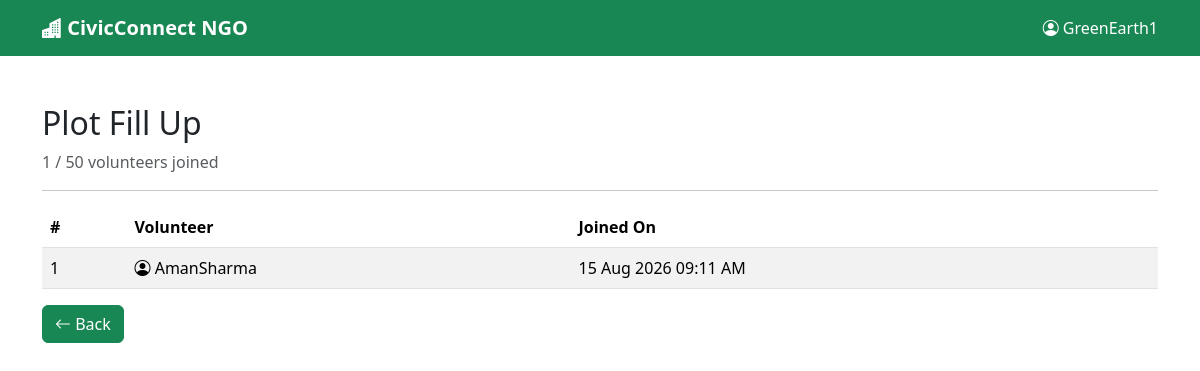
Page /view_volunteers/1 (signed in) on the committed database.
### app.py (models this page shows)
class VolunteerDrive(db.Model):
    id = db.Column(db.Integer, primary_key=True)
    title = db.Column(db.String(150), nullable=False)
    description = db.Column(db.Text, nullable=False)
    meeting_point = db.Column(db.String(200), nullable=False)
    contact = db.Column(db.String(20))
    drive_date = db.Column(db.String(30))
    drive_time = db.Column(db.String(20))
    volunteers_needed = db.Column(db.Integer)
    instructions = db.Column(db.Text)
    status = db.Column(db.String(20), default="Open")
    ngo_id = db.Column(
        db.Integer,
        db.ForeignKey("user.id")
    )

class Volunteer(db.Model):
    id = db.Column(db.Integer, primary_key=True)
    drive_id = db.Column(
        db.Integer,
        db.ForeignKey("volunteer_drive.id"),
        nullable=False
    )
    citizen_id = db.Column(
        db.Integer,
        db.ForeignKey("user.id"),
        nullable=False
    )
    joined_at = db.Column(
        db.DateTime,
        default=datetime.utcnow
    )
    citizen = db.relationship("User")
    drive = db.relationship("VolunteerDrive")

class User(db.Model):
    id = db.Column(db.Integer, primary_key=True)
    username = db.Column(db.String(100), unique=True, nullable=False)
    password = db.Column(db.String(255), nullable=False)
    role = db.Column(db.String(20), nullable=False)

### app.py (the view)
@app.route("/view_volunteers/<int:drive_id>")
def view_volunteers(drive_id):
    if "logged_in" not in session:
        return redirect(url_for("landing"))
    if session["role"] != "ngo":
        return redirect(url_for("dashboard"))
    drive = VolunteerDrive.query.get_or_404(drive_id)
    if drive.ngo_id != session["user_id"]:
        return redirect(url_for("volunteer_drives"))
    volunteers = Volunteer.query.filter_by(
        drive_id=drive.id
    ).order_by(
        Volunteer.joined_at.desc()
    ).all()
    return render_template(
        "ngo/view_volunteers.html",
        drive=drive,
        volunteers=volunteers,
        username=session["username"]
    )

### templates/ngo/view_volunteers.html (shortened to what this page needs)
<!DOCTYPE html>
<html lang="en">
<head>
<link href="https://cdn.jsdelivr.net/npm/bootstrap@5.3.3/dist/css/bootstrap.min.css" rel="stylesheet">
<link href="https://cdn.jsdelivr.net/npm/bootstrap-icons@1.11.3/font/bootstrap-icons.css" rel="stylesheet">
</head>
<body>
<nav class="navbar navbar-expand-lg navbar-dark bg-success">
<div class="container">
<a class="navbar-brand fw-bold" href="{{ url_for('dashboard') }}">
<i class="bi bi-buildings-fill"></i>
CivicConnect NGO
</a>
<span class="text-white">
<i class="bi bi-person-circle"></i>
{{ username }}
</span>
</div>
</nav>
<div class="container py-5">
<h2>{{ drive.title }}</h2>
<p class="text-muted">
{{ volunteers|length }} / {{ drive.volunteers_needed }} volunteers joined
</p>
<hr>
{% if volunteers %}
<table class="table table-striped">
<thead>
<tr>
<th>#</th>
<th>Volunteer</th>
<th>Joined On</th>
</tr>
</thead>
<tbody>
{% for volunteer in volunteers %}
<tr>
<td>{{ loop.index }}</td>
<td>
<i class="bi bi-person-circle"></i>
{{ volunteer.citizen.username }}
</td>
<td>{{ volunteer.joined_at.strftime('%d %b %Y %I:%M %p') }}</td>
</tr>
{% endfor %}
</tbody>
</table>
{% else %}
<div class="alert alert-warning">
No volunteers have joined this drive yet.
</div>
{% endif %}
<a href="{{ url_for('volunteer_drives') }}"
class="btn btn-success">
<i class="bi bi-arrow-left"></i>
Back
</a>
</div>
</body>
</html>

### rows in the picture
VolunteerDrive: title "Plot Fill Up", volunteers_needed "50"
Volunteer: citizen.username "AmanSharma", joined_at "15 Aug 2026 09:11 AM"

### other values in the picture
{{ username }} "GreenEarth1"
{{ volunteers|length }} "1"
